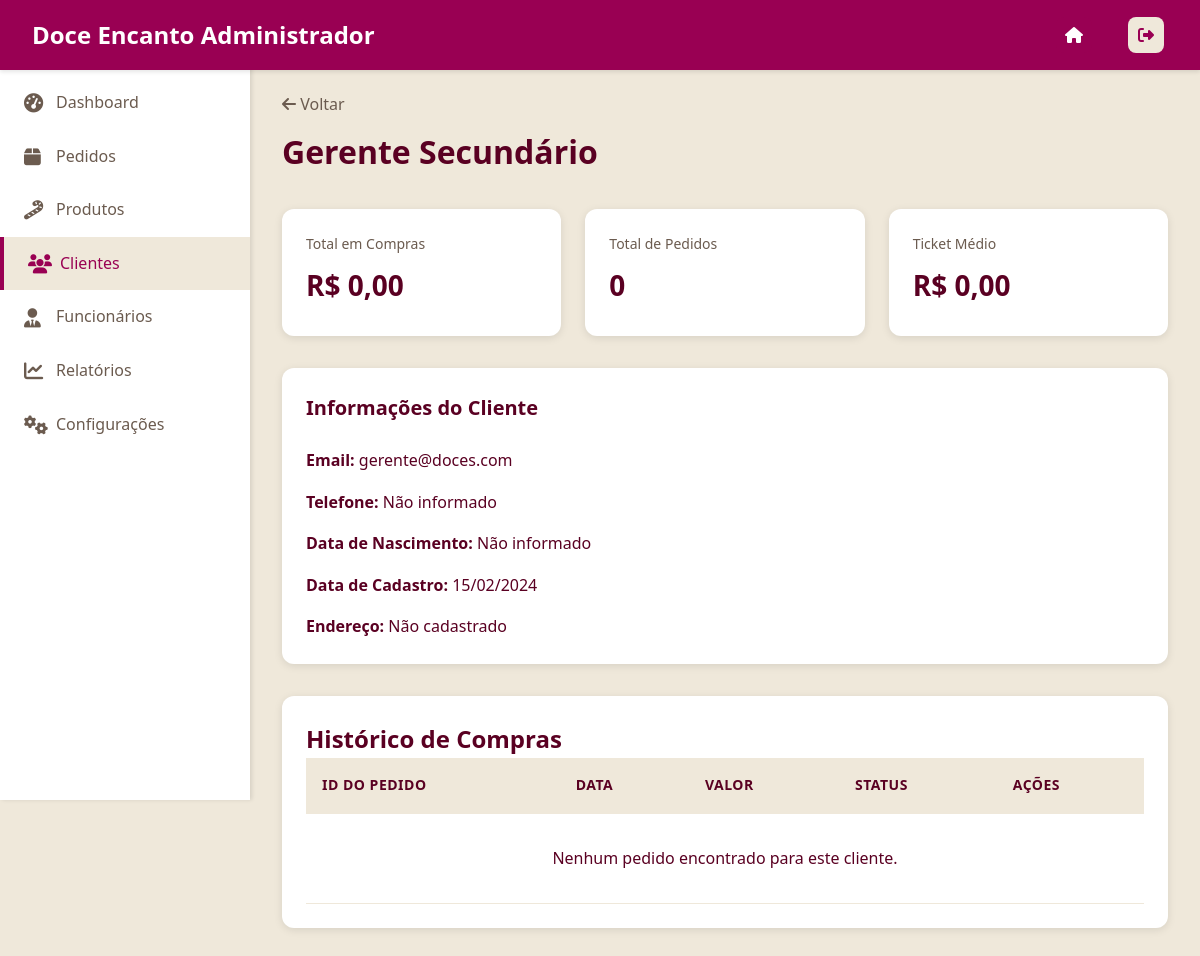
The app's page /cliente-detalhe.php?id=2 with its own data.
### tables this page shows
CREATE TABLE IF NOT EXISTS usuarios (
    id INT AUTO_INCREMENT PRIMARY KEY,
    nome VARCHAR(100) NOT NULL,
    email VARCHAR(100) NOT NULL UNIQUE,
    celular VARCHAR(15),
    dataNascimento DATE,
    senha_hash VARCHAR(255) NOT NULL,
    isAdmin BOOLEAN DEFAULT FALSE,
    data_cadastro TIMESTAMP DEFAULT CURRENT_TIMESTAMP
);

### cliente-detalhe.php (the view, shortened to what this page needs)
<?php
include 'db_config.php';
$clienteId = (int) ($_GET['id'] ?? 0);
$sql_cliente = "SELECT u.*, e.cep, e.rua, e.numero, e.bairro, e.cidade, e.estado
                FROM usuarios u
                LEFT JOIN enderecos e ON u.id = e.usuario_id
                WHERE u.id = ?";
$stmt = $conn->prepare($sql_cliente);
$stmt->bind_param("i", $clienteId);
$stmt->execute();
$result = $stmt->get_result();
$cliente = $result->fetch_assoc();
$sql_stats = "SELECT
    COUNT(*) as total_pedidos,
    SUM(valor_total) as total_compras
    FROM pedidos
    WHERE usuario_id = ? AND status != 'Cancelado'";
$stmt = $conn->prepare($sql_stats);
$stmt->bind_param("i", $clienteId);
$stmt->execute();
$result = $stmt->get_result();
$stats = $result->fetch_assoc();
$total_pedidos = $stats['total_pedidos'] ?? 0;
$total_compras = $stats['total_compras'] ?? 0;
$ticket_medio = $total_pedidos > 0 ? $total_compras / $total_pedidos : 0;
$pedidos = [];
?>
<!DOCTYPE html>
<html lang="pt-BR">
<head>
    <link rel="stylesheet" href="admin.css">
    <link rel="stylesheet" href="https://cdnjs.cloudflare.com/ajax/libs/font-awesome/6.4.0/css/all.min.css">
</head>
<body>
    <?php include 'components/header-adm.php'; ?>
    <?php include 'components/sidebar.php'; ?>
    <main class="main-content">
        <div class="dashboard-header">
            <div>
                <a href="clientes.php"
                    style="color: var(--text-light); text-decoration: none; margin-bottom: 0.5rem; display: block;">
                    <i class="fas fa-arrow-left"></i> Voltar
                </a>
                <h1><?php echo htmlspecialchars($cliente['nome']); ?></h1>
            </div>
        </div>
        <div class="stats-grid" style="grid-template-columns: repeat(auto-fit, minmax(200px, 1fr));">
            <div class="stat-card">
                <div class="stat-info">
                    <h3>Total em Compras</h3>
                    <p class="stat-value">R$ <?php echo number_format($total_compras, 2, ',', '.'); ?></p>
                </div>
            </div>
            <div class="stat-card">
                <div class="stat-info">
                    <h3>Total de Pedidos</h3>
                    <p class="stat-value"><?php echo $total_pedidos; ?></p>
                </div>
            </div>
            <div class="stat-card">
                <div class="stat-info">
                    <h3>Ticket Médio</h3>
                    <p class="stat-value">R$ <?php echo number_format($ticket_medio, 2, ',', '.'); ?></p>
                </div>
            </div>
        </div>
        <div class="dashboard-grid">
            <div class="chart-card">
                <h2>Informações do Cliente</h2>
                <div style="display: flex; flex-direction: column; gap: 1rem;">
                    <div><strong>Email:</strong> <?php echo htmlspecialchars($cliente['email']); ?></div>
                    <div><strong>Telefone:</strong> <?php echo htmlspecialchars($cliente['celular'] ?? 'Não informado'); ?></div>
                    <div><strong>Data de Nascimento:</strong> <?php echo $cliente['dataNascimento'] ? date('d/m/Y', strtotime($cliente['dataNascimento'])) : 'Não informado'; ?></div>
                    <div><strong>Data de Cadastro:</strong> <?php echo date('d/m/Y', strtotime($cliente['data_cadastro'])); ?></div>
                    <?php if ($cliente['cep']): ?>
                        <div><strong>Endereço:</strong>
                            <?php echo htmlspecialchars($cliente['rua']); ?>,
                            <?php echo htmlspecialchars($cliente['numero']); ?> -
                            <?php echo htmlspecialchars($cliente['bairro']); ?> -
                            <?php echo htmlspecialchars($cliente['cidade']); ?>/<?php echo htmlspecialchars($cliente['estado']); ?>
                        </div>
                        <div><strong>CEP:</strong> <?php echo htmlspecialchars($cliente['cep']); ?></div>
                    <?php else: ?>
                        <div><strong>Endereço:</strong> Não cadastrado</div>
                    <?php endif; ?>
                </div>
            </div>
        </div>
        <div class="recent-orders">
            <h2>Histórico de Compras</h2>
            <div class="table-responsive">
                <table class="data-table">
                    <thead>
                        <tr>
                            <th>ID do Pedido</th>
                            <th>Data</th>
                            <th>Valor</th>
                            <th>Status</th>
                            <th>Ações</th>
                        </tr>
                    </thead>
                    <tbody>
                        <?php if (empty($pedidos)): ?>
                            <tr>
                                <td colspan="5" style="text-align: center; padding: 2rem;">
                                    Nenhum pedido encontrado para este cliente.
                                </td>
                            </tr>
                        <?php endif; ?>
                    </tbody>
                </table>
            </div>
        </div>
    </main>
</body>
</html>

### admin.css (style rules this page uses)
:root { --primary-color: #990053; --primary-dark: #5a0022; --primary-light: #990053; --secondary-color: #f4e4c1; --accent-color: #ddbb26; --text-dark: #5a0022; --text-light: #6b5b4f; --white: #ffffff; --light-bg: #efe8da; --border-color: #efe8da; }
* { margin: 0; padding: 0; box-sizing: border-box; }
body { font-family: "Segoe UI", Tahoma, Geneva, Verdana, sans-serif; background-color: var(--light-bg); color: var(--text-dark); line-height: 1.6; }
.main-content { margin-left: 250px; margin-top: 60px; padding: 2rem; min-height: calc(100vh - 60px); }
.dashboard-header { display: flex; justify-content: space-between; align-items: center; margin-bottom: 2rem; }
.dashboard-header h1 { color: var(--text-dark); font-size: 2rem; }
.stats-grid { display: grid; grid-template-columns: repeat(auto-fit, minmax(250px, 1fr)); gap: 1.5rem; margin-bottom: 2rem; }
.stat-card { background-color: var(--white); padding: 1.5rem; border-radius: 12px; box-shadow: 0 2px 8px rgba(0, 0, 0, 0.1); display: flex; gap: 1rem; }
.stat-info h3 { font-size: 0.875rem; color: var(--text-light); font-weight: 500; margin-bottom: 0.5rem; }
.stat-value { font-size: 1.75rem; font-weight: 700; color: var(--text-dark); margin-bottom: 0.25rem; }
.dashboard-grid { display: grid; grid-template-columns: repeat(auto-fit, minmax(400px, 1fr)); gap: 1.5rem; margin-bottom: 2rem; }
.chart-card { background-color: var(--white); padding: 1.5rem; border-radius: 12px; box-shadow: 0 2px 8px rgba(0, 0, 0, 0.1); }
.chart-card h2 { font-size: 1.25rem; margin-bottom: 1.5rem; color: var(--text-dark); }
.recent-orders { background-color: var(--white); padding: 1.5rem; border-radius: 12px; box-shadow: 0 2px 8px rgba(0, 0, 0, 0.1); }
.table-responsive { overflow-x: auto; }
.data-table { width: 100%; border-collapse: collapse; }
.data-table thead { background-color: var(--light-bg); }
.data-table th, .data-table td { padding: 1rem; text-align: left; border-bottom: 1px solid var(--border-color); }
.data-table th { font-weight: 600; color: var(--text-dark); font-size: 0.875rem; text-transform: uppercase; letter-spacing: 0.5px; }

### records on screen
usuarios: nome "Gerente Secundário", email "gerente@doces.com", celular "Não informado", data_cadastro "15/02/2024"

### other values on screen
$total_compras "0,00"
$total_pedidos "0"
$ticket_medio "0,00"
